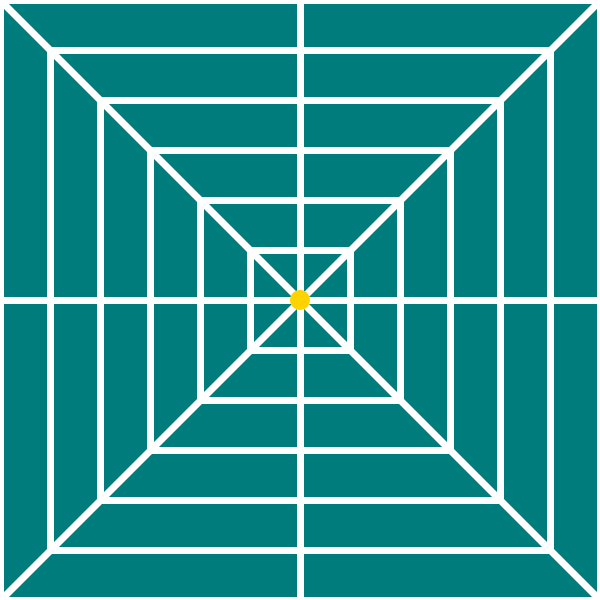
Frame 1 (no input)
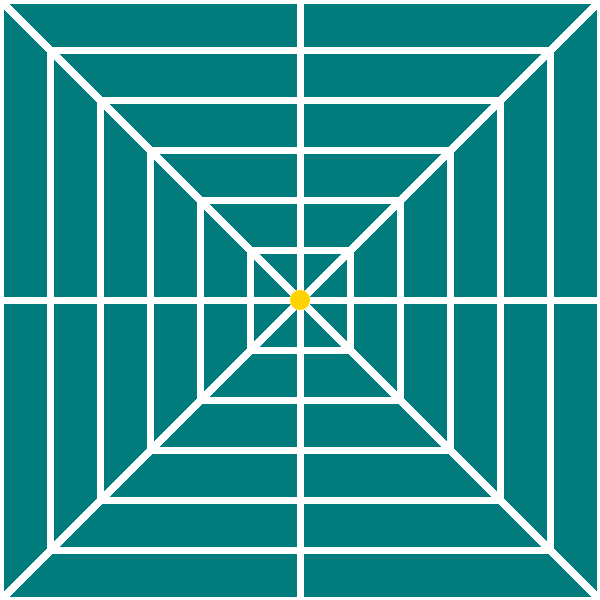
Frame 60 (the mouse pressed at the canvas centre just before this capture)
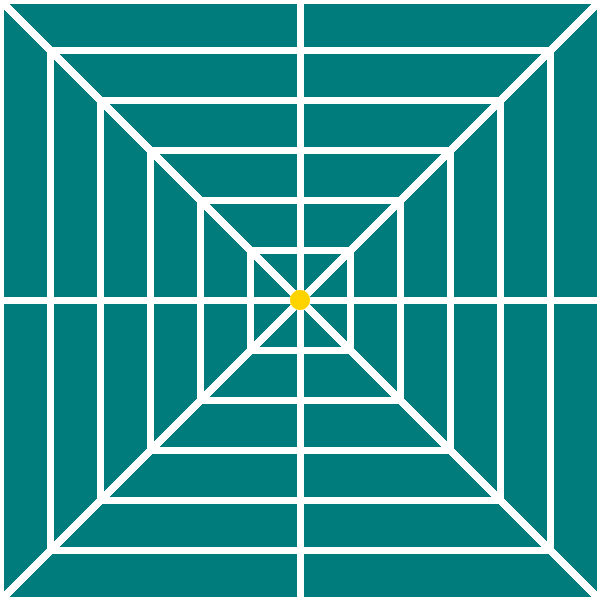
Frame 120 (the mouse held since frame 60 and released just before this capture)

The Processing sketch that drew these frames (run headless with seeded random() and noise(); from frame 60 on, the mouse is pressed at the canvas centre):

// Processing sketch: processing_91206
// ── processing_91206.pde

color[] cool = {#363333, #007C7C, #00C8C8, #FFFFFF, #FFD300};
color [] palette = cool;

int s = 200;

void setup() {
  size(600, 600);
  background(palette[1]);
}

void draw() { 
    xbox(width/2, height/2, 200);
}

void xbox(float x, float y, float s) {
    rectMode(CENTER);
    noFill();
    stroke(palette[3]);
    strokeWeight(7);
    rect(x, y, s/2, s/2);
    rect(x, y, s, s);
    rect(x, y, s*1.5, s*1.5);
    rect(x, y, s*2, s*2);
    rect(x, y, s*2.5, s*2.5);
    rect(x, y, s*3, s*3);
    line(0, 300, 600, 300);
    line(300, 0, 300, 600);
    line(x - s -100, y - s -100, x + s +100, y + s +100);
    line(x - s -100, y + s +100, x + s +100, y - s -100);
    noStroke();
    fill(palette[4]);
    ellipse(x, y, 20, 20);
    
    
}
